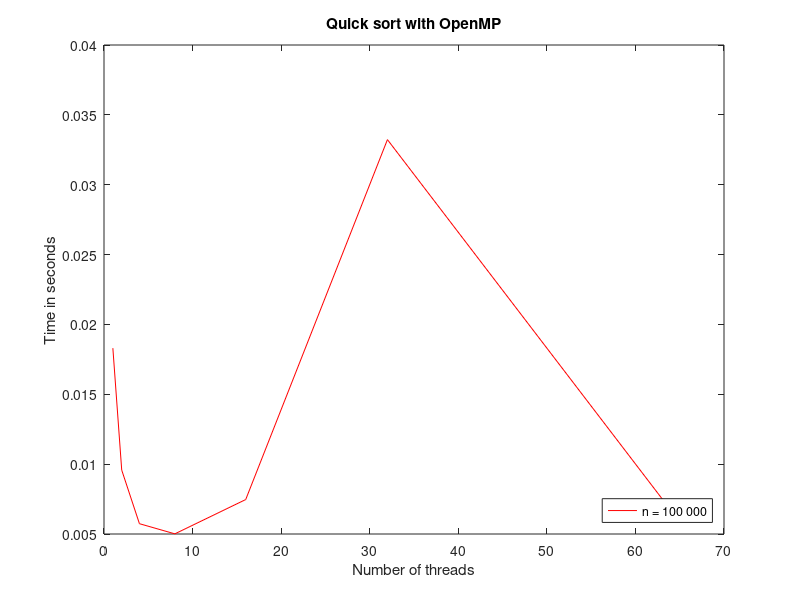
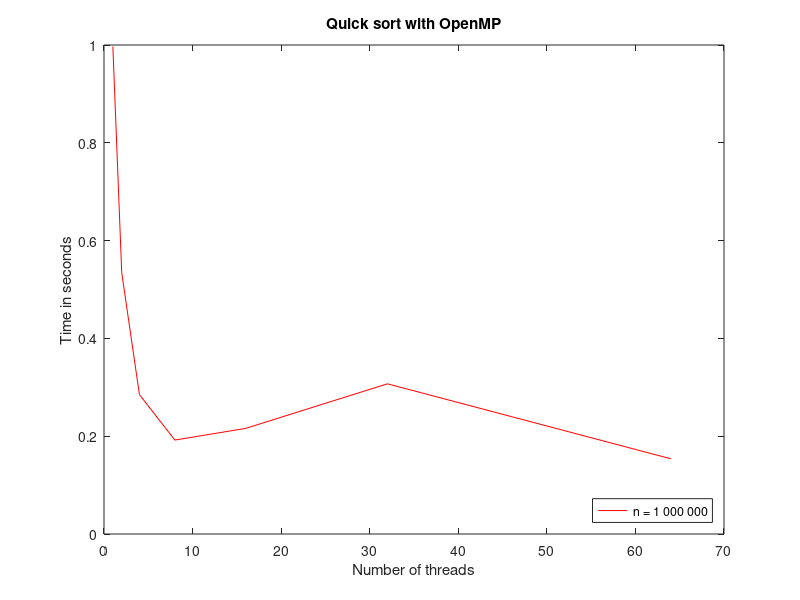
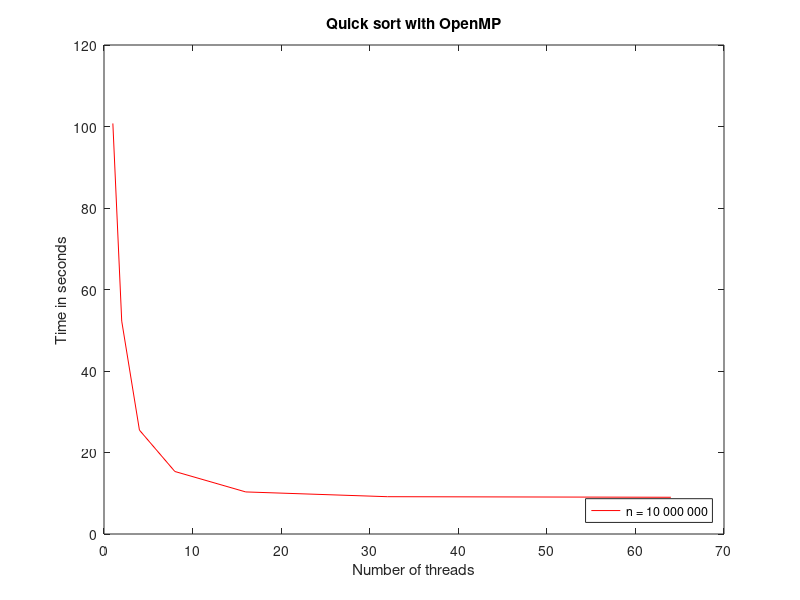
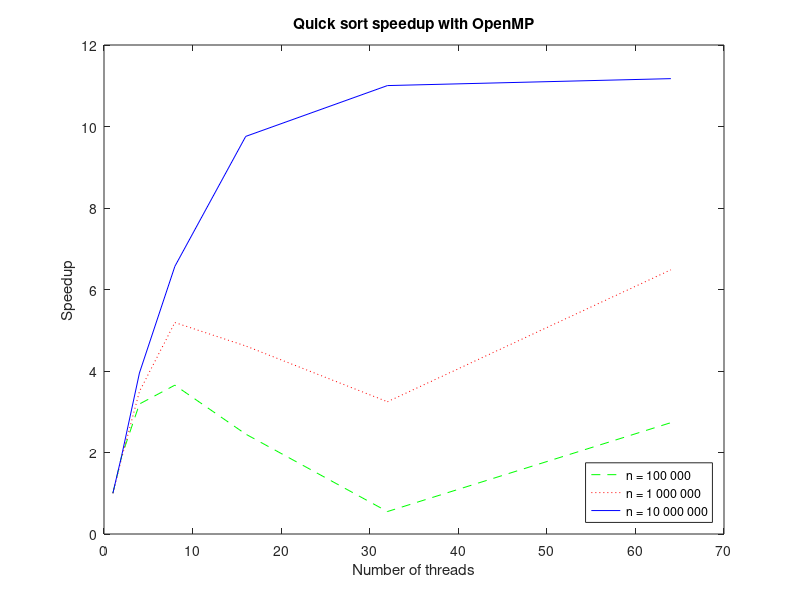

Here is the MATLAB script that generated these plots, in order:


timing = [
0.018303    0.996843    100.75
0.009575    0.534549    52.25
0.005738    0.285060    25.5
0.005011    0.192109    15.340202
0.007466    0.216006    10.325731
0.033227    0.307130    9.155618
0.006699    0.153766    9.016023
];

nprocs = [1 2 4 8 16 32 64]; 
nelements = [100000 1000000 10000000];

speedup = zeros(7,3);
speedup(:,1) = timing(1,1)./timing(:,1);
speedup(:,2) = timing(1,2)./timing(:,2);
speedup(:,3) = timing(1,3)./timing(:,3);


% Possible plots:
figure(1);
plot(nprocs,timing(:,1), 'r-');
title('Quick sort with OpenMP');
xlabel('Number of threads'); 
ylabel('Time in seconds');
legend('n = 100 000', 'Location','SouthEast');

figure(2);
plot(nprocs,timing(:,2), 'r-');
title('Quick sort with OpenMP');
xlabel('Number of threads'); 
ylabel('Time in seconds');
legend('n = 1 000 000', 'Location','SouthEast');

figure(3);
plot(nprocs,timing(:,3), 'r-');
title('Quick sort with OpenMP');
xlabel('Number of threads'); 
ylabel('Time in seconds');
legend('n = 10 000 000', 'Location','SouthEast');

figure(4);

plot(nprocs,speedup(:,1), 'g--');
hold on;
plot(nprocs,speedup(:,2), 'r:');
plot(nprocs,speedup(:,3), 'b-');

title('Quick sort speedup with OpenMP');
xlabel('Number of threads'); 
ylabel('Speedup');
legend('n = 100 000', 'n = 1 000 000', 'n = 10 000 000', 'Location','SouthEast');


